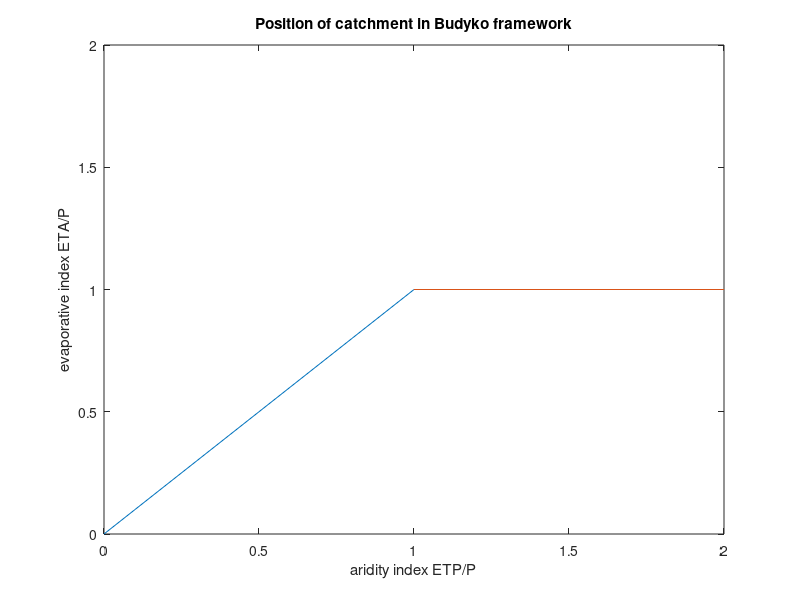
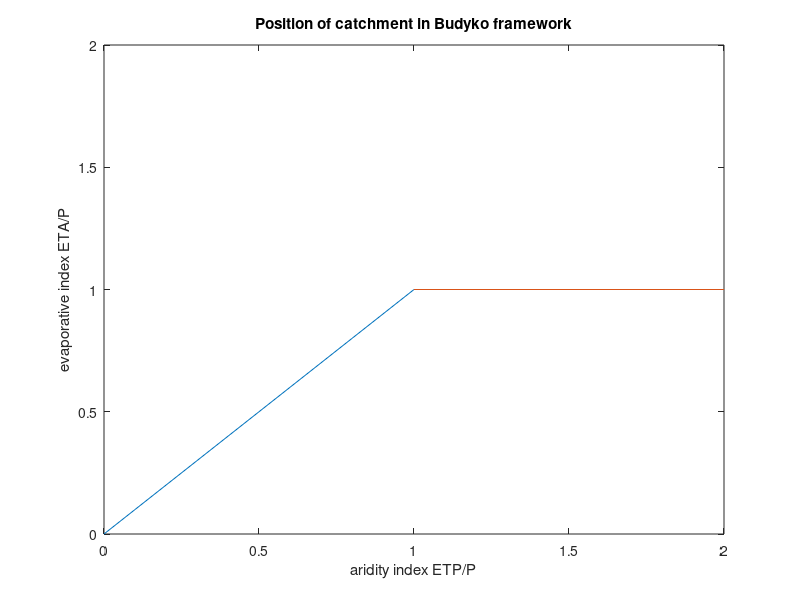

Write the MATLAB code that produced these figures, in order.
%% Exercise 10: Climate analysis of british catchments with the Budyko framework
%% Task 1: Generating Budkyo diagram and plotting the position of one catchment into Budyko diagram
% import hydrological time series of one arbitrary catchment as table (function:
% "readtable"). Simply choose one of the 50 given catchments.
    'INSERT YOUR CODE FOLLOWING THE COMMENT ABOVE'

% saving/assigning precipitation, potential evapotranspiration ('pet'), runoff ('discharge_spec') from
% table to variables/arrays
    'INSERT YOUR CODE FOLLOWING THE COMMENT ABOVE'

% the streamflow time series may contain several NaN values. Use the
% function "isnan" to find the index (=positions/rows) in the streamflow time
% series, where we have actual data and no NaN. 
    'INSERT YOUR CODE FOLLOWING THE COMMENT ABOVE'

% calculating position of catchment in Budyko framework:
% Step 1: calculating actual evapotranspiration by closing water balance
% (cf. exercise 1) assuming constant water storage change over the 45
% years (dS = 0). 
% IMPORTANT:In the following, use the above defined NaN index to do all the
% calculations only with actual data and ignoring rows with NaN. You have
% to ignore rows with NaN for each variable/array.
    'INSERT YOUR CODE FOLLOWING THE COMMENT ABOVE'

% Step 2: calculating aridity index of catchment for the entire 45 years
% (Eq. 1): sum of PET / sum of P
    'INSERT YOUR CODE FOLLOWING THE COMMENT ABOVE'

% Step 3: calculating evaporative index of catchment for the entire 45
% years (Eq. 2): sum of AET / sum of P
    'INSERT YOUR CODE FOLLOWING THE COMMENT ABOVE'

% Step 4: plot of budyko framework and position of catchment
figure
% plot of budyko curve with water and energy limits
plot([0:0.1:1], [0:0.1:1]) % line of energy limit
hold on
xlim([0 2])
ylim([0 2])
title('Position of catchment in Budyko framework')
xlabel('aridity index ETP/P')
ylabel('evaporative index ETA/P')
plot([1:0.1:2], ones(1, length([1:0.1:2]))) %line of water limit

hold on
% plot of catchment position in budyko framework, x= aridity index , y =
% evaporative index
    'INSERT YOUR CODE FOLLOWING THE COMMENT ABOVE'


%% Task 2: Plotting the positions of all given catchments automatically into the Budyko framework
% save list of all available files in folder "data", which start with a "C", in a variable  (function:"dir")
myFiles = dir('./data/C*');

% open plot of budyko curve and position of catchment. At the end of each
% for-loop run, the position of currently selected catchment will be added
% to this plot
figure
% plot of budyko curve with water and energy limits
plot([0:0.1:1], [0:0.1:1]) % line of energy limit
hold on
xlim([0 2])
ylim([0 2])
title('Position of catchment in Budyko framework')
xlabel('aridity index ETP/P')
ylabel('evaporative index ETA/P')
plot([1:0.1:2], ones(1, length([1:0.1:2]))) %line of water limit

% create for-loop to get hydrological time series data and to calculate position
% in Budyko framework of all given catchments for the entire 45 years, consecutively from first to
% last catchment
for k = 1:length(myFiles)
  % Step 1 in for-loop: at the start of each loop run, save the name of the
  % next catchment file k in the previously defined list containing all
  % available files in folder "data" (myFiles)
    'INSERT YOUR CODE FOLLOWING THE COMMENT ABOVE'
  
  % Step 2 in for-loop: set and save path to this currently selected
  % catchment file in a variable
  % (function: "fullfile")
    'INSERT YOUR CODE FOLLOWING THE COMMENT ABOVE'

  % Step 3 in for-loop: import hydrological time series of currently selected catchment as table (function:
  % "readtable")
    'INSERT YOUR CODE FOLLOWING THE COMMENT ABOVE'

  % Step 4 in for-loop: saving/assigning precipitation, potential
  % evapotranspiration, runoff from this table to variables/arrays. Again,
  % use "isnan" to define index/positions, where we have actual data and no
  % NaN in the streamflow timeseries.
    'INSERT YOUR CODE FOLLOWING THE COMMENT ABOVE'
  
  % Step 5 in for-loop: calculate actual evapotranspiration, aridity index and evaporative
  % index of currently selected catchment for the entire 45 years. Again, use previously defined
  % NaN index to only do the calculations with actual data and no NaN
    'INSERT YOUR CODE FOLLOWING THE COMMENT ABOVE'
  
  % Step 6 in for-loop: plot position of currently selected catchment into already existing plot of Budyko framework 
  hold on
    'INSERT YOUR CODE FOLLOWING THE COMMENT ABOVE'
  
end


